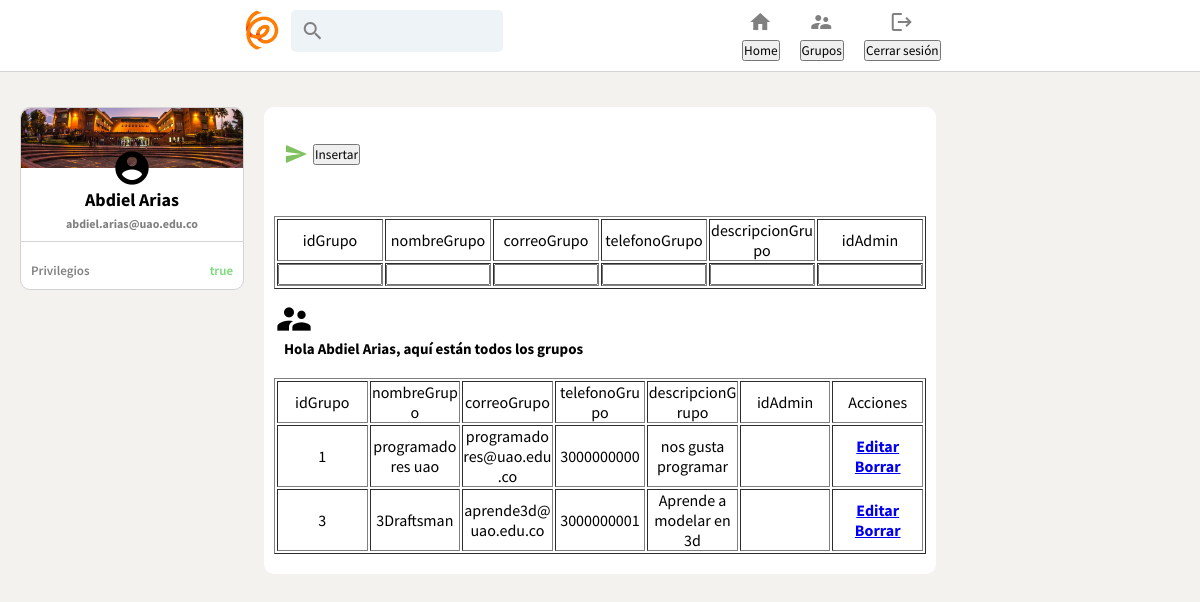
/ogedb-project/grupos.php (signed in), run on an earlier commit of the app's database.
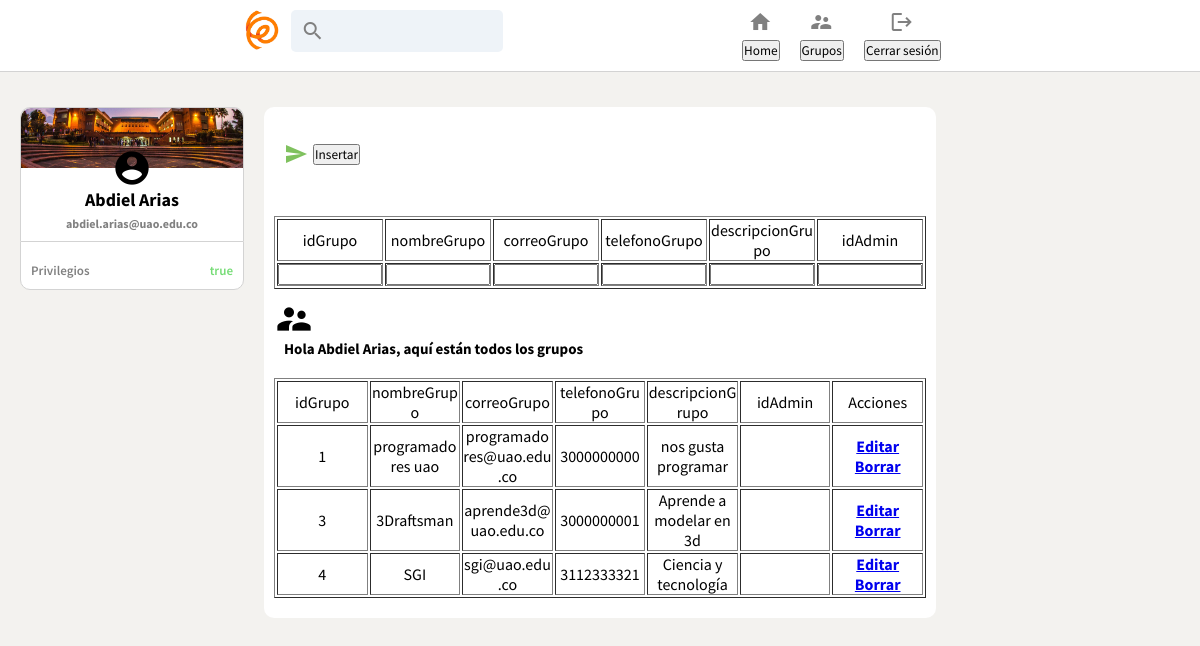
And on a later commit of the database.
### tables this page shows
CREATE TABLE `grupos_estudiantilessd` (
  `idGrupo` int(11) NOT NULL AUTO_INCREMENT,
  `nombreGrupo` varchar(50) NOT NULL,
  `descripcionGrupo` varchar(50) DEFAULT NULL,
  `correoGrupo` varchar(50) NOT NULL,
  `telefonoGrupo` varchar(50) DEFAULT NULL,
  `idAdminFG` int(11) NOT NULL,
  PRIMARY KEY (`idGrupo`),
  KEY `grupos_estudiantiles_ibfk_1` (`idAdminFG`),
  CONSTRAINT `grupos_estudiantilessd_ibfk_1` FOREIGN KEY (`idAdminFG`) REFERENCES `administradores` (`idAdmin`)
);

### ogedb-project/grupos.php (the view, shortened to what the changed rows need)
<?php
if (isset($_SESSION['idAdmin']) && isset($_SESSION['user_name'])) {
 ?>
<html lang="en">
<head>
    <link rel="stylesheet" type="text/css" href="css/sourcesanspro-font.css">
    <link rel="stylesheet" href="css/style.css">
    <link rel="stylesheet" href="css/stylehome_pro.css" />
</head>
<body>
    <div class="body__main">
        <div class="sidebar">
            <div class="sidebar__top">
                <h2><?php echo $_SESSION['nombre1Admin']; ?> <?php echo $_SESSION['apellido1Admin']?></h2>
            </div>
        </div>
        </div>
        <div class="post">
		<table border="1">
                <tr>
                <div class="post__header">
                    <div class="post__info">
                        <h2>Hola <?php echo $_SESSION['nombre1Admin']?> <?php echo $_SESSION['apellido1Admin']?>,
                        aquí están todos los grupos
                    </h2>
                    <br>
                    </div>
                </div>
                </tr>
                <?php
                $sname= "localhost";
                $unmae= "root";
                $password = "root";
                $db_name = "oge_bd";
                $conn = mysqli_connect($sname, $unmae, $password, $db_name);
                $sqlshow ="SELECT * FROM grupos_estudiantilessd";
                $resultshow = mysqli_query($conn,$sqlshow);
                if(mysqli_num_rows($resultshow)>0){
                    while($row = mysqli_fetch_assoc($resultshow)){
                        ?>
                <tr>
                <div class="feed__inputOptions">
                    <td><?php echo $row['idGrupo'];?></td>
                    <td><?php echo $row['nombreGrupo'];?></td>
                    <td><?php echo $row['correoGrupo'];?></td>
                    <td><?php echo $row['telefonoGrupo'];?></td>
                    <td><?php echo $row['descripcionGrupo'];?></td>
                    <td><?php echo $row['idAdmin'];?></td>
                    <td>
                        <h4><a href="editar_post.php?idGrupo=<?php echo $row["idGrupo"];?>" class="">Editar</a>
                        <a href="borrar_post.php?idGrupo=<?php echo $row["idGrupo"];?>" class="">Borrar</a></td>
                    </div>
                </div>
                </tr>
                <?php
                }
            }?>
</body>
</html>
<?php
}
?>

What changed in the data, as far as the page shows it:
added grupos_estudiantilessd: idGrupo "4", nombreGrupo "SGI", correoGrupo "sgi@uao.edu.co", telefonoGrupo "3112333321", descripcionGrupo "Ciencia y tecnología"
